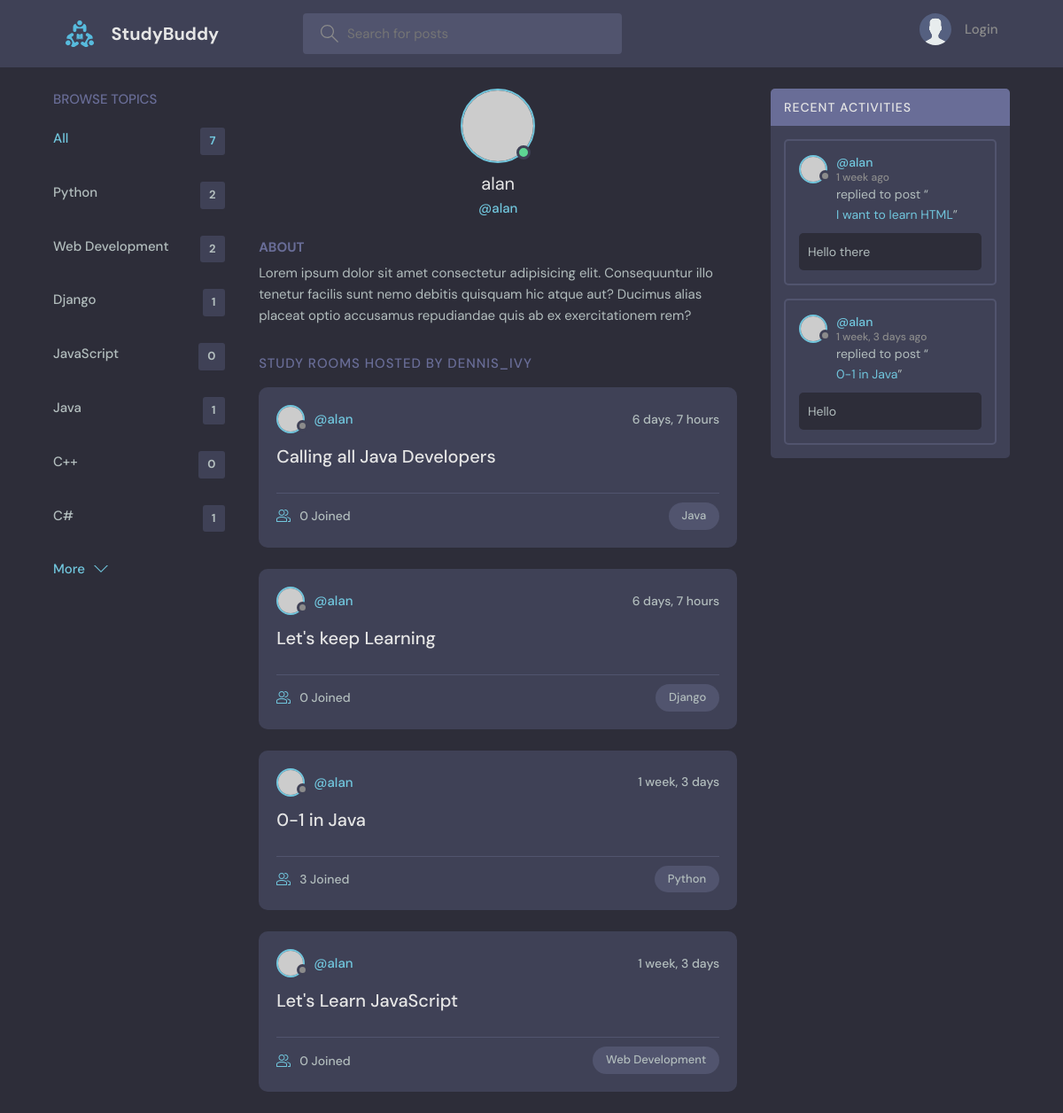
The app's page /profile/1 with its own data.
### base/models.py (models this page shows, shortened)
class Topic(models.Model):
    name=models.CharField(max_length=200)

class Room(models.Model):
    host = models.ForeignKey(User, on_delete=models.SET_NULL, null=True)
    topic = models.ForeignKey(Topic, on_delete=models.SET_NULL, null=True)
    name = models.CharField(max_length=200)
    description = models.TextField(null=True, blank=True)
    participants = models.ManyToManyField(User, related_name='participants', blank=True)
    updated = models.DateTimeField(auto_now=True)
    created = models.DateTimeField(auto_now_add=True)
    class Meta:
        ordering = ['-updated', '-created']
    def __str__(self):
        return self.name

class Message(models.Model):
    user =models.ForeignKey(User, on_delete=models.CASCADE)
    room = models.ForeignKey(Room, on_delete=models.CASCADE)
    body = models.TextField()
    updated = models.DateTimeField(auto_now=True)
    created = models.DateTimeField(auto_now_add=True)
    class Meta:
        ordering = ['-updated', '-created']

### base/views.py (the view)
# urls.py: path('profile/<str:pk>',views.userProfile, name="user-profile"),
def userProfile(request,pk):
    user=User.objects.get(id=pk)
    rooms=user.room_set.all()
    room_messages=user.message_set.all()
    topics=Topic.objects.all()
    context={'user': user,'rooms':rooms,'room_messages':room_messages,'topics':topics}
    return render(request,'base/profile.html', context)

### base/templates/base/profile.html (shortened to what this page needs)
{% extends 'main.html' %}
{% block content %}
  <main class="profile-page layout layout--3">
    <div class="container">
      {% include 'base/topic_components.html' %}
      <div class="roomList">
        <div class="profile">
          <div class="profile__avatar">
            <div class="avatar avatar--large active">
              <img src="https://randomuser.me/api/portraits/men/11.jpg" />
            </div>
          </div>
          <div class="profile__info">
            <h3>{{user.username}}</h3>
            <p>@{{user.username}}</p>
          </div>
          <div class="profile__about">
            <h3>About</h3>
            <p>
              Lorem ipsum dolor sit amet consectetur adipisicing elit. Consequuntur illo tenetur
              facilis sunt nemo debitis quisquam hic atque aut? Ducimus alias placeat optio
              accusamus repudiandae quis ab ex exercitationem rem?
            </p>
          </div>
        </div>
        <div class="roomList__header">
          <div>
            <h2>Study Rooms Hosted by dennis_ivy</a>
            </h2>
          </div>
        </div>
        {% include 'base/feed_components.html' %}
      </div>
      {% include 'base/activity_components.html' %}
    </div>
  </main>
{% endblock content %}

### templates/main.html (shortened to what this page needs)
<!DOCTYPE html>
{% load static %}
<html lang="en">
  <head>
    <link rel="stylesheet" href="{% static 'styles/style.css' %}" />
  </head>
  <body>
    {% include 'navbar.html' %}
    {% block content %}
    {% endblock %}
  </body>
</html>

### templates/navbar.html (shortened to what this page needs)
{% load static %}
<header class="header header--loggedIn">
    <div class="container">
      <a href="{% url 'home' %}" class="header__logo">
        <img src="{% static 'images/logo.svg' %}" />
        <h1>StudyBuddy</h1>
      </a>
      <form class="header__search" method="GET" action="{% url 'home' %}">
        <label>
          <input name ="q" placeholder="Search for posts" />
        </label>
      </form>
      <nav class="header__menu">
        {% if request.user.is_authenticated %}
        <div class="header__user">
          <a href="{% url 'update-user' %}">
            <div class="avatar avatar--medium active">
              <img src="https://randomuser.me/api/portraits/men/37.jpg" />
            </div>
            <p>{{request.user.username}}<span>@{{request.user.username}}</span></p>
          </a>
          <button class="dropdown-button">
            <svg version="1.1" xmlns="http://www.w3.org/2000/svg" width="32" height="32" viewBox="0 0 32 32">
              <title>chevron-down</title>
              <path d="M16 21l-13-13h-3l16 16 16-16h-3l-13 13z"></path>
            </svg>
          </button>
        </div>
        {% else %}
        <a href="{% url 'login' %}">
          <img src="./assets/avatar.svg" />
          <p>Login</p>
        </a>
        {% endif %}
      </nav>
    </div>
  </header>

### base/templates/base/topic_components.html
<div class="topics">
    <div class="topics__header">
      <h2>Browse Topics</h2>
    </div>
    <ul class="topics__list">
      <li>
        <a href="{% url 'home' %}" class="active">All <span>{{topics.count}}</span></a>
      </li>
      {% for topic in topics %}
      <li>
        <a href="{% url 'home' %}?q={{topic.name}}">{{topic.name}}<span>{{topic.room_set.all.count}}</span></a>
      </li>
      {% endfor %}
    </ul>
    <a class="btn btn--link" href="{% url 'topics' %}">
      More
      <svg version="1.1" xmlns="http://www.w3.org/2000/svg" width="32" height="32" viewBox="0 0 32 32">
        <title>chevron-down</title>
        <path d="M16 21l-13-13h-3l16 16 16-16h-3l-13 13z"></path>
      </svg>
    </a>
  </div>

### base/templates/base/feed_components.html (shortened to what this page needs)
{% for room in rooms%}
<div class="roomListRoom">
    <div class="roomListRoom__header">
      <a href="{% url 'user-profile' room.host.id %}" class="roomListRoom__author">
        <div class="avatar avatar--small">
          <img src="https://randomuser.me/api/portraits/women/11.jpg" />
        </div>
        <span>@{{room.host.username}}</span>
      </a>
      <div class="roomListRoom__actions">
        <span>{{room.created|timesince}}</span>
      </div>
    </div>
    <div class="roomListRoom__content">
      <a href="{% url 'room' room.id %}">{{room.name}}</a>
    </div>
    <div class="roomListRoom__meta">
      <a href="{% url 'room' room.id %}" class="roomListRoom__joined">
        {{room.participants.all.count}} Joined
      </a>
      <p class="roomListRoom__topic">{{room.topic.name}}</p>
    </div>
  </div>
{% endfor %}

### base/templates/base/activity_components.html (shortened to what this page needs)
<div class="activities">
    <div class="activities__header">
      <h2>Recent Activities</h2>
    </div>
    {% for message in room_messages %}
    <div class="activities__box">
      <div class="activities__boxHeader roomListRoom__header">
        <a href="{% url 'user-profile' message.user.id %}" class="roomListRoom__author">
          <div class="avatar avatar--small">
            <img src="https://randomuser.me/api/portraits/women/11.jpg" />
          </div>
          <p>
            @{{message.user}}
            <span>{{message.created|timesince}} ago</span>
          </p>
        </a>
      </div>
      <div class="activities__boxContent">
        <p>replied to post “<a href="{% url 'room' message.room.id %}">{{message.room}}</a>”</p>
        <div class="activities__boxRoomContent">
          {{message.body}}
        </div>
      </div>
    </div>
    {% endfor %}
  </div>

### records on screen
Topic: name "Python", room_set.all.count "2"
Topic: name "Web Development", room_set.all.count "2"
Topic: name "Django", room_set.all.count "1"
Topic: name "JavaScript", room_set.all.count "0"
Topic: name "Java", room_set.all.count "1"
Topic: name "C++", room_set.all.count "0"
Topic: name "C#", room_set.all.count "1"
Room: host.username "alan", created "6 days, 7 hours", name "Calling all Java Developers", participants.all.count "0", topic.name "Java"
Room: host.username "alan", created "6 days, 7 hours", name "Let's keep Learning", participants.all.count "0", topic.name "Django"
Room: host.username "alan", created "1 week, 3 days", name "0-1 in Java", participants.all.count "3", topic.name "Python"
Room: host.username "alan", created "1 week, 3 days", name "Let's Learn JavaScript", participants.all.count "0", topic.name "Web Development"
Message: user "alan", created "1 week", room "I want to learn HTML", body "Hello there"
Message: user "alan", created "1 week, 3 days", room "0-1 in Java", body "Hello"

### other values on screen
{{ topics.count }} "7"
{{ user.username }} "alan"
